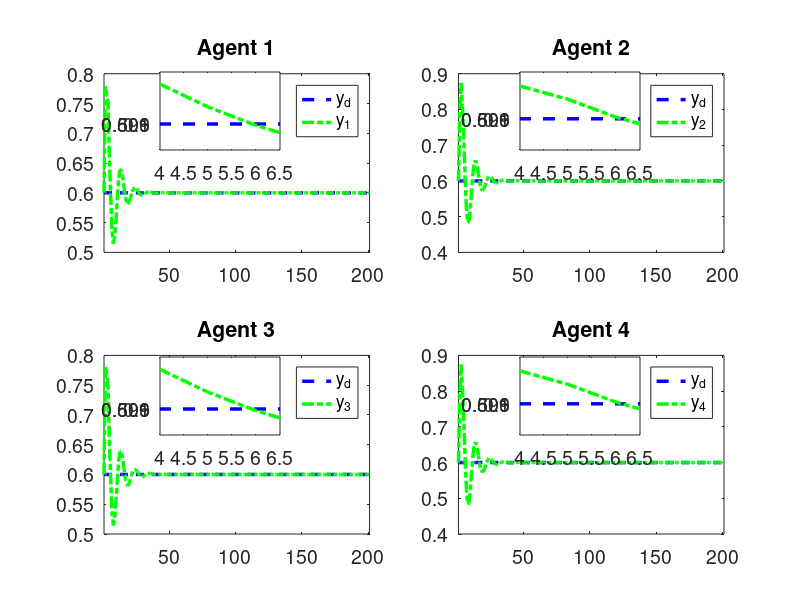
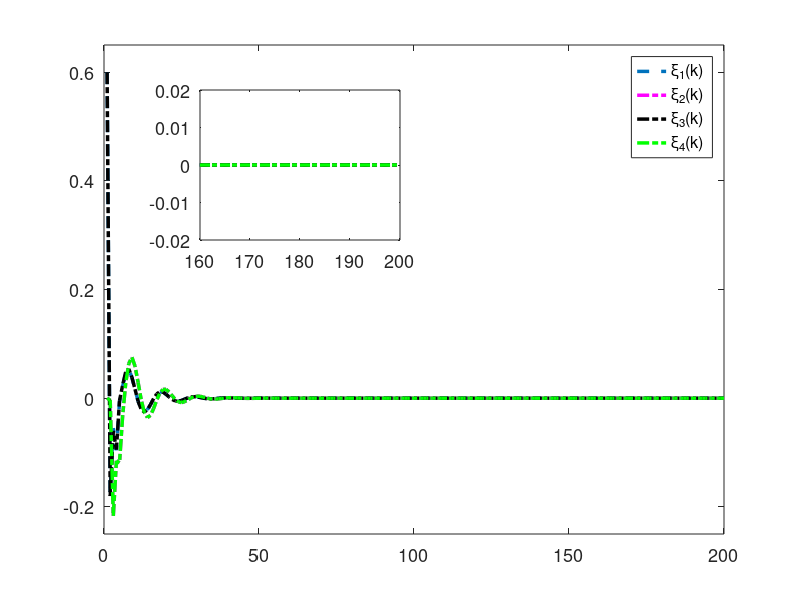

Recreate these plots in MATLAB, in order.
clc; clear;

% Parameters
rho = 7.5;            % Increase gain for better control response
eta = 1;              % Increase to make the adaptive update faster
lamda = 350;          % Model-free parameter
mu = 0.005;           % Adaptive parameter
epsilon = 1e-5;       % Small threshold for stability
alpha = 15;           % Smoothing factor for error dynamics
T = 0.1;              % Sampling time (kept for calculations but not used in time vector)
gamma1 = 0.45;        % Adjust control gains for faster tracking
gamma2 = 0.15;        % Adjust control gains
gamma3 = 0.45;        % Adjust control gains
gamma4 = 0.15;        % Adjust control gains
beta = 10;            % Sliding mode coefficient
sigma = 95;           % Sliding mode parameter
tau = 1e-5;           % Small damping term

rT = 1024;            % Sample rate
L = 200;              % Time steps
m = 200;              % Data size
n = 600;              % Data size

% Initialization
phi1 = zeros(m+1,1); 
phi2 = zeros(m+1,1); 
phi3 = zeros(m+1,1); 
phi4 = zeros(m+1,1);
mfa1 = zeros(m+1,1); 
mfa2 = zeros(m+1,1); 
mfa3 = zeros(m+1,1); 
mfa4 = zeros(m+1,1);
sm1 = zeros(m,1);  
sm2 = zeros(m,1);  
sm3 = zeros(m,1);  
sm4 = zeros(m,1);
y1 = zeros(m+1,1); 
y2 = zeros(m+1,1); 
y3 = zeros(m+1,1); 
y4 = zeros(m+1,1);
u1 = zeros(m,1);   
u2 = zeros(m,1);   
u3 = zeros(m,1);   
u4 = zeros(m,1);
xi1 = zeros(m,1);  
xi2 = zeros(m,1);  
xi3 = zeros(m,1);  
xi4 = zeros(m,1);
s1 = zeros(m,1);   
s2 = zeros(m,1);   
s3 = zeros(m,1);   
s4 = zeros(m,1);
yd = zeros(m+1,1);

% Desired signal (Reference trajectory)
for k = 1:1:m+1
    yd(k) = 0.6; % Time-invariant constant reference signal
    % yd(k) = 0.6 * sin(0.05 * pi * k) + 0.6 * cos(0.03 * pi * k);
end

for k = 1:m
    % Adaptive Gain update
    if k == 1
        phi1(k) = 4.0; 
        phi2(k) = 4.0; 
        phi3(k) = 4.0; 
        phi4(k) = 4.0;
    elseif k == 2
        phi1(k) = phi1(k-1) + (eta * u1(k-1) / (mu + u1(k-1)^2)) * (y1(k) - phi1(k-1)*u1(k-1));
        phi2(k) = phi2(k-1) + (eta * u2(k-1) / (mu + u2(k-1)^2)) * (y2(k) - phi2(k-1)*u2(k-1));
        phi3(k) = phi3(k-1) + (eta * u3(k-1) / (mu + u3(k-1)^2)) * (y3(k) - phi3(k-1)*u3(k-1));
        phi4(k) = phi4(k-1) + (eta * u4(k-1) / (mu + u4(k-1)^2)) * (y4(k) - phi4(k-1)*u4(k-1));
    else
        phi1(k) = phi1(k-1) + (eta * (u1(k-1) - u1(k-2)) / (mu + (u1(k-1) - u1(k-2))^2)) * (y1(k) - y1(k-1) - phi1(k-1) * (u1(k-1) - u1(k-2)));
        phi2(k) = phi2(k-1) + (eta * (u2(k-1) - u2(k-2)) / (mu + (u2(k-1) - u2(k-2))^2)) * (y2(k) - y2(k-1) - phi2(k-1) * (u2(k-1) - u2(k-2)));
        phi3(k) = phi3(k-1) + (eta * (u3(k-1) - u3(k-2)) / (mu + (u3(k-1) - u3(k-2))^2)) * (y3(k) - y3(k-1) - phi3(k-1) * (u3(k-1) - u3(k-2)));
        phi4(k) = phi4(k-1) + (eta * (u4(k-1) - u4(k-2)) / (mu + (u4(k-1) - u4(k-2))^2)) * (y4(k) - y4(k-1) - phi4(k-1) * (u4(k-1) - u4(k-2)));
    end

    % Stability protection
    if k > 2 && (abs(phi1(k)) <= epsilon || abs(u1(k-1) - u1(k-2)) <= epsilon || sign(phi1(k)) ~= sign(phi1(1)))
        phi1(k) = phi1(1);
    end
    if k > 2 && (abs(phi2(k)) <= epsilon || abs(u2(k-1) - u2(k-2)) <= epsilon || sign(phi2(k)) ~= sign(phi2(1)))
        phi2(k) = phi2(1);
    end
    if k > 2 && (abs(phi3(k)) <= epsilon || abs(u3(k-1) - u3(k-2)) <= epsilon || sign(phi3(k)) ~= sign(phi3(1)))
        phi3(k) = phi3(1);
    end
    if k > 2 && (abs(phi4(k)) <= epsilon || abs(u4(k-1) - u4(k-2)) <= epsilon || sign(phi4(k)) ~= sign(phi4(1)))
        phi4(k) = phi4(1);
    end

    % Error dynamics
    xi1(k) = yd(k) - 2*y1(k) + y4(k);
    xi2(k) = y1(k) - 2*y2(k) + y3(k);
    xi3(k) = y2(k) + yd(k) - 2*y3(k);
    xi4(k) = y1(k) + y3(k) - 2*y4(k);

    % Fix: Handle k=1 case for sliding surfaces
    if k == 1
        s1(k) = 0;
        s2(k) = 0;
        s3(k) = 0;
        s4(k) = 0;
    else
        s1(k) = alpha * xi1(k) - xi1(k-1);
        s2(k) = alpha * xi2(k) - xi2(k-1);
        s3(k) = alpha * xi3(k) - xi3(k-1);
        s4(k) = alpha * xi4(k) - xi4(k-1);
    end

    % MFAC updates
    if k == 1
        mfa1(k) = 0;
        mfa2(k) = 0;
        mfa3(k) = 0;
        mfa4(k) = 0;
    else
        mfa1(k) = mfa1(k-1) + (rho * phi1(k)) / (lamda + abs(phi1(k)^2)) * xi1(k);
        mfa2(k) = mfa2(k-1) + (rho * phi2(k)) / (lamda + abs(phi2(k)^2)) * xi2(k);
        mfa3(k) = mfa3(k-1) + (rho * phi3(k)) / (lamda + abs(phi3(k)^2)) * xi3(k);
        mfa4(k) = mfa4(k-1) + (rho * phi4(k)) / (lamda + abs(phi4(k)^2)) * xi4(k);
    end

    % SMC updates
    if k == 1 
        sm1(k) = 0;
        sm2(k) = 0;
        sm3(k) = 0;
        sm4(k) = 0;
    else
        sm1(k) = sm1(k-1) + (beta * phi1(k)) / (sigma + (phi1(k))^2) * ...
            ( (xi1(k) + (y4(k) - y4(k-1)) + (yd(k+1) - yd(k))) / (1 + 1) ...
            - (xi1(k)) / (alpha * (2)) + tau * sign(s1(k)) );

        sm2(k) = sm2(k-1) + (beta * phi2(k)) / (sigma + (phi2(k))^2) * ...
            ( (xi2(k) + (y1(k) - y1(k-1)) + (y3(k) - y3(k-1))) / (1 + 1) ...
            - (xi2(k)) / (alpha * 2) + tau * sign(s2(k)) );

        sm3(k) = sm3(k-1) + (beta * phi3(k)) / (sigma + (phi3(k))^2) * ...
            ( (xi3(k) + (y2(k) - y2(k-1)) + (yd(k+1) - yd(k))) / (1 + 1) ...
            - (xi3(k)) / (alpha * (2)) + tau * sign(s3(k)) );

        sm4(k) = sm4(k-1) + (beta * phi4(k)) / (sigma + (phi4(k))^2) * ...
            ( (xi4(k) + (y1(k) - y1(k-1)) + (y3(k) - y3(k-1))) / (1 + 1) ...
            - (xi4(k)) / (alpha * (2)) + tau * sign(s4(k)) );
    end

    % Control signal
    if k == 1
        u1(k) = 0.01;
        u2(k) = 0.01;
        u3(k) = 0.01;
        u4(k) = 0.01;
    else
        u1(k) = mfa1(k) + gamma1 * sm1(k);
        u2(k) = mfa2(k) + gamma2 * sm2(k);
        u3(k) = mfa3(k) + gamma3 * sm3(k);
        u4(k) = mfa4(k) + gamma4 * sm4(k);
    end
    if k == 1
        y1(k) = 0.6;
        y2(k) = 0.6;
        y3(k) = 0.6;
        y4(k) = 0.6;
    end

    % Plant model update with nonlinear term and feedforward
    a = 0.5;
    b1 = 1.2 * n / (rT * 0.2);
    b2 = 1.2 * n / (rT * 0.2);
    b3 = 1.2 * n / (rT * 0.2);
    b4 = 1.2 * n / (rT * 0.2);
    
    nonlinearity1 = 0.03; % Coefficient for cubic nonlinearity
    nonlinearity2 = 0.01; % Coefficient for cubic nonlinearity
    nonlinearity3 = 0.02; % Coefficient for cubic nonlinearity
    nonlinearity4 = 0.01; % Coefficient for cubic nonlinearity
    ff_gain = 0.45; % Feedforward gain
    
    % Add cubic nonlinearity and feedforward term
    y1(k+1) = a * y1(k) + b1 * u1(k) - nonlinearity1 * y1(k)^3 + ff_gain;
    y2(k+1) = a * y2(k) + b2 * u2(k) - nonlinearity2 * y2(k)^2 + ff_gain;
    y3(k+1) = a * y3(k) + b3 * u3(k) - nonlinearity3 * y3(k)^3 + ff_gain;
    y4(k+1) = a * y4(k) + b4 * u4(k) - nonlinearity4 * y4(k)^2 + ff_gain;
end

% Plotting
% Time vector for plotting
t = 1:1:m+1;  % Gives 201 points, as expected
font_size = 14;

% Verify time vector and array lengths
disp(['Length of t: ', num2str(length(t))]); % Should display 201
disp(['Length of y1: ', num2str(length(y1))]); % Should be 201
disp(['Length of yd: ', num2str(length(yd))]); % Should be 201
disp(['Length of xi1: ', num2str(length(xi1))]); % Should be 200

% Plot 4 subplots
figure('Position', [100, 100, 15*100, 7.0*100]); % [left, bottom, width, height] in pixels
subplot(2,2,1);
plot(t, yd, '--b', 'LineWidth', 2.5); hold on;
plot(t, y1, '-.g', 'LineWidth', 2.5);
title('Agent 1'); grid off;
legend('y_d','y_1');
set(gca, 'FontSize', font_size);
xlim([1 m+1]); % Ensure x-axis spans 1 to 201

zoom_x_start = 4; % Start of zoomed x-range
zoom_x_end = 6.5; % End of zoomed x-range
axes('Position', [0.20,0.75,0.15,0.13]);
box on; hold on;
plot(t, yd, '--b', 'LineWidth', 2.5);
plot(t, y1, '-.g', 'LineWidth', 2.5);
xlim([zoom_x_start zoom_x_end]);
yticks([0.599,0.6,0.601]);
set(gca, 'FontSize', font_size);





subplot(2,2,2);
plot(t, yd, '--b', 'LineWidth', 2.5); hold on;
plot(t, y2, '-.g', 'LineWidth', 2.5);
title('Agent 2'); grid off;
legend('y_d','y_2');
set(gca, 'FontSize', font_size);
xlim([1 m+1]); % Ensure x-axis spans 1 to 201

axes('Position', [0.65,0.75,0.15,0.13]);
box on; hold on;
plot(t, yd, '--b', 'LineWidth', 2.5);
plot(t, y2, '-.g', 'LineWidth', 2.5);
xlim([zoom_x_start zoom_x_end]);
yticks([0.599,0.6,0.601]);
set(gca, 'FontSize', font_size);

subplot(2,2,3);
plot(t, yd, '--b', 'LineWidth', 2.5); hold on;
plot(t, y3, '-.g', 'LineWidth', 2.5);
title('Agent 3'); grid off;
legend('y_d','y_3');
set(gca, 'FontSize', font_size);
xlim([1 m+1]); % Ensure x-axis spans 1 to 201

axes('Position', [0.20,0.275,0.15,0.13]);
box on; hold on;
plot(t, yd, '--b', 'LineWidth', 2.5);
plot(t, y3, '-.g', 'LineWidth', 2.5);
xlim([zoom_x_start zoom_x_end]);
yticks([0.599,0.6,0.601]);
set(gca, 'FontSize', font_size);

subplot(2,2,4);
plot(t, yd, '--b', 'LineWidth', 2.5); hold on;
plot(t, y4, '-.g', 'LineWidth', 2.5);
title('Agent 4'); grid off;
legend('y_d','y_4');
set(gca, 'FontSize', font_size);
xlim([1 m+1]); % Ensure x-axis spans 1 to 201

axes('Position', [0.65,0.275,0.15,0.13]);
box on; hold on;
plot(t, yd, '--b', 'LineWidth', 2.5);
plot(t, y4, '-.g', 'LineWidth', 2.5);
xlim([zoom_x_start zoom_x_end]);
yticks([0.599,0.6,0.601]);
set(gca, 'FontSize', font_size);

% Plot distributed errors
figure('Position', [100, 100, 10*100, 5.0*100]);
plot(t(1:end-1), xi1, '--', 'DisplayName', '\xi_1(k)', 'LineWidth', 2.5); hold on;
plot(t(1:end-1), xi2, '-.m', 'DisplayName', '\xi_2(k)', 'LineWidth', 2.5);
plot(t(1:end-1), xi3, '-.k', 'DisplayName', '\xi_3(k)', 'LineWidth', 2.5);
plot(t(1:end-1), xi4, '-.g', 'DisplayName', '\xi_4(k)', 'LineWidth', 2.5);
legend('FontSize', 14);
xlim([0 L]);
ylim([-0.25 0.65]);
grid off;
set(gca, 'FontSize', 13);

axes('Position', [0.25, 0.60, 0.25, 0.25]);
box on; hold on;
plot(t(1:end-1), xi1, '--', 'LineWidth', 2.5);
plot(t(1:end-1), xi2, '-.m', 'LineWidth', 2.5);
plot(t(1:end-1), xi3, '-.k', 'LineWidth', 2.5);
plot(t(1:end-1), xi4, '-.g', 'LineWidth', 2.5);
xlim([0.8*L L]);
ylim([-0.02 0.02]);
set(gca, 'FontSize', 13);
hold off;
